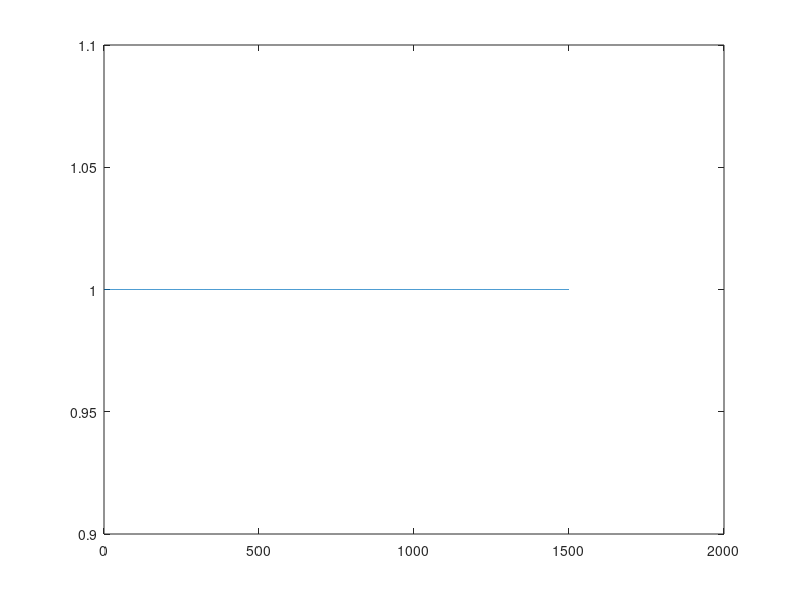
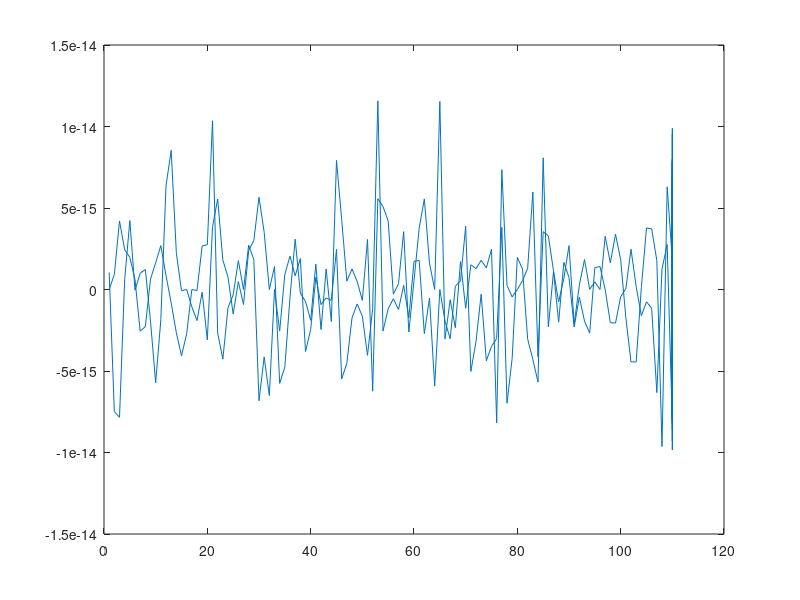
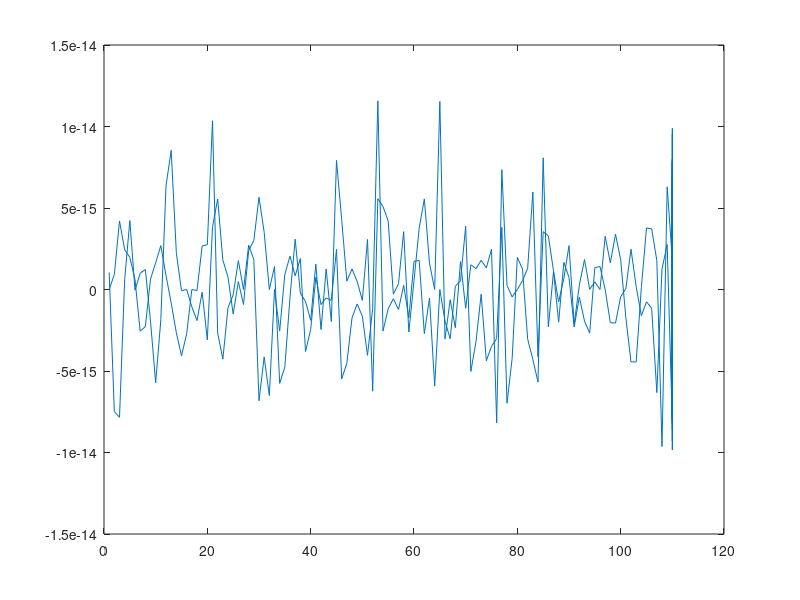
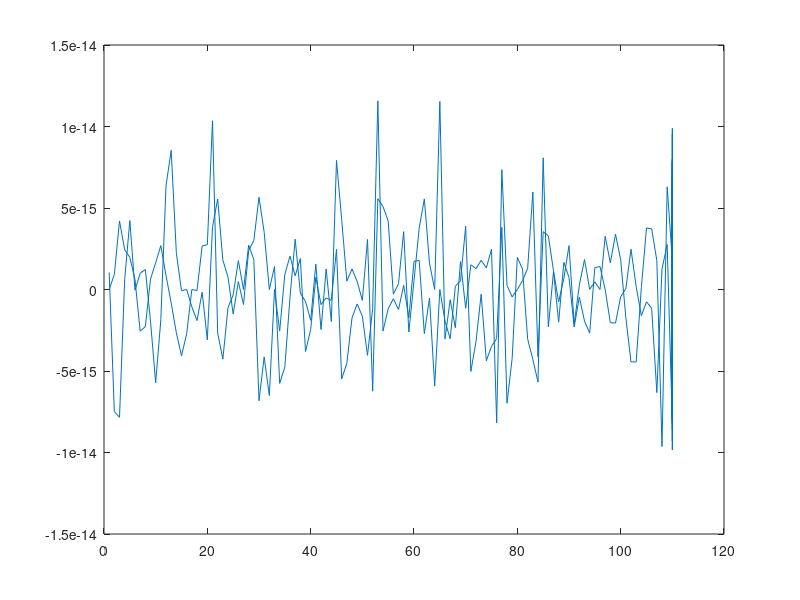

MATLAB code to generate these figures, in order:
%% Sobreposicao e soma 

%% Preparando os sinais de entrada

SIZE_X = 3000/2;
SIZE_H = 220/2;

M = SIZE_H;
N = 512;
L = N - (M -1);


t_x = 0:1:(SIZE_X-1);
t_h = 0:1:(SIZE_H-1);
% syms x
% ans = rectangularPulse(t_x, -750)
% plot(ans)

X = ones(1, SIZE_X); % Porta X
plot(X)
figure
H = ones(1, SIZE_H); % Porta H

NEW_X_SIZE = SIZE_X + L -rem(SIZE_X, L);
aprox_x = NEW_X_SIZE - SIZE_X;
aprox_h = N -M;

H = [H zeros(1,aprox_h)];
X = [X zeros(1,aprox_x)];

%% Convoluindo os sinais

tam_bloco = NEW_X_SIZE/L;

Y_k = zeros(tam_bloco, N);

Y = zeros(1, tam_bloco*(N-M+1));
for k = 0:tam_bloco-1
    begin_v = (L*k+1)
    end_v = L*(k+1)
    X_l = X(begin_v:end_v);
    X_l = [X_l zeros(1, M-1)];
    length(X_l)
    length(H)
    Y_freq = fft(X_l).*fft(H);
    Y_k(k+1,:)=ifft(Y_freq); %%mudar depois aqui
    plot(Y_k(k+1,:))
    figure;
end

begin_v = 1;
end_v = L;
for k = 0:tam_bloco-2
    Y(begin_v:end_v) = Y_k(k+1,1:L);
    begin_sobre = end_v +1 ;
    end_sobre = N*(k+1);
    
    dif = end_sobre - begin_sobre+1;
    
    length(Y_k(k+1, N-dif+1:N));
%     length(Y_k(k+2, 1:dif))
%     length(Y(begin_sobre:end_sobre))
    
    
    begin_v = end_sobre+1;
    end_v = begin_v -1 + L;
    
    Y(begin_sobre:end_sobre) = Y_k(k+2, 1:dif) + Y_k(k+1, N-dif+1:N);
end
 plot(Y)

